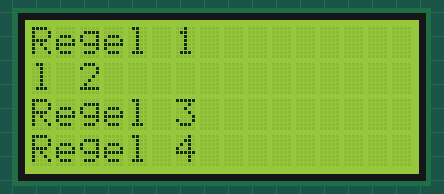
This sketch was run on a simulated Arduino Uno, built with avr-gcc and run on an emulated ATmega328P. On the bench: 16×4 character LCD.

Above: at 0.1 s.
At 5.2 s:
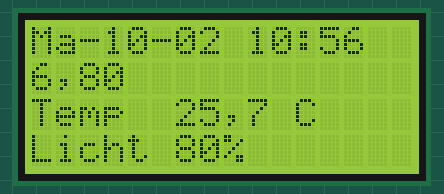

The sketch:

I2C_display.ino
```cpp
// Aansturing I2C Display
// Gebruik library van Frank Brabander
// Cursus Microprocessoren Av de Glasbaars
//
#include <LiquidCrystal_I2C.h>

LiquidCrystal_I2C lcd(0x27, 16, 4);  // set the LCD address to 0x27 for a 16 chars and 4line display

void set1604Cursor(int row, int col) {  // error in library
  if (row < 1) {
    lcd.setCursor(col, row);
  } else {
    lcd.setCursor(col - 4, row);
  }
}

void setup() {
  lcd.init();  // initialize the lcd
  // Print a message to the LCD.
  lcd.backlight();
  set1604Cursor(0, 0);
  lcd.print("Regel 1");
  set1604Cursor(1, 0);
  lcd.print("Regel 2");
  set1604Cursor(2, 0);
  lcd.print("Regel 3");
  set1604Cursor(3, 0);
  lcd.print("Regel 4");
  delay(5000);
  lcd.clear();

  set1604Cursor(0, 0);
  lcd.print("Ma-10-02 10:56");
  set1604Cursor(1,0);
  lcd.print("PH  6,80");
  set1604Cursor(2, 0);
  lcd.print("Temp  25,7 C");
 set1604Cursor(3, 0);
  lcd.print("Licht 80%");

}


void loop() {
}
```
